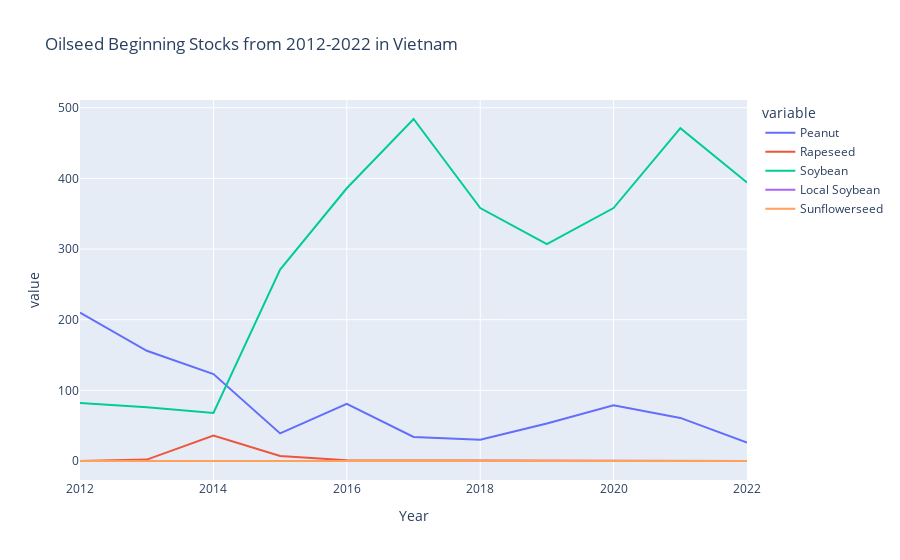

Notebook code cell kept with this figure:
### Markdown cell above
Here we can see all of the available oilseed crops on one graph.

### Code cell
fig2 = px.line(filtered_df, x="Year", y= crop_options,
    title="Oilseed "+ attribute_name + " from 2012-2022 in " + country_name)
fig2

### Figure 1 — Plotly figure (JSON) as saved in the notebook; plotly's stock layout.template omitted (floating-point values rounded to 4 significant figures)
{"data": [{"hovertemplate": "variable=Peanut<br>Year=%{x}<br>value=%{y}<extra></extra>", "legendgroup": "Peanut", "line": {"color": "#636efa", "dash": "solid"}, "marker": {"symbol": "circle"}, "mode": "lines", "name": "Peanut", "orientation": "v", "showlegend": true, "type": "scatter", "x": ["2012-01-01T00:00:00", "2013-01-01T00:00:00", "2014-01-01T00:00:00", "2015-01-01T00:00:00", "2016-01-01T00:00:00", "2017-01-01T00:00:00", "2018-01-01T00:00:00", "2019-01-01T00:00:00", "2020-01-01T00:00:00", "2021-01-01T00:00:00", "2022-01-01T00:00:00"], "xaxis": "x", "y": [210, 156, 123, 39, 81, 34, 30, 53, 79, 61, 26], "yaxis": "y"}, {"hovertemplate": "variable=Rapeseed<br>Year=%{x}<br>value=%{y}<extra></extra>", "legendgroup": "Rapeseed", "line": {"color": "#EF553B", "dash": "solid"}, "marker": {"symbol": "circle"}, "mode": "lines", "name": "Rapeseed", "orientation": "v", "showlegend": true, "type": "scatter", "x": ["2012-01-01T00:00:00", "2013-01-01T00:00:00", "2014-01-01T00:00:00", "2015-01-01T00:00:00", "2016-01-01T00:00:00", "2017-01-01T00:00:00", "2018-01-01T00:00:00", "2019-01-01T00:00:00", "2020-01-01T00:00:00", "2021-01-01T00:00:00", "2022-01-01T00:00:00"], "xaxis": "x", "y": [0, 2, 36, 7, 1, 1, 0, 0, 0, 0, 0], "yaxis": "y"}, {"hovertemplate": "variable=Soybean<br>Year=%{x}<br>value=%{y}<extra></extra>", "legendgroup": "Soybean", "line": {"color": "#00cc96", "dash": "solid"}, "marker": {"symbol": "circle"}, "mode": "lines", "name": "Soybean", "orientation": "v", "showlegend": true, "type": "scatter", "x": ["2012-01-01T00:00:00", "2013-01-01T00:00:00", "2014-01-01T00:00:00", "2015-01-01T00:00:00", "2016-01-01T00:00:00", "2017-01-01T00:00:00", "2018-01-01T00:00:00", "2019-01-01T00:00:00", "2020-01-01T00:00:00", "2021-01-01T00:00:00", "2022-01-01T00:00:00"], "xaxis": "x", "y": [82, 76, 68, 271, 386, 484, 358, 307, 358, 471, 394], "yaxis": "y"}, {"hovertemplate": "variable=Local Soybean<br>Year=%{x}<br>value=%{y}<extra></extra>", "legendgroup": "Local Soybean", "line": {"color": "#ab63fa", "dash": "solid"}, "marker": {"symbol": "circle"}, "mode": "lines", "name": "Local Soybean", "orientation": "v", "showlegend": true, "type": "scatter", "x": ["2012-01-01T00:00:00", "2013-01-01T00:00:00", "2014-01-01T00:00:00", "2015-01-01T00:00:00", "2016-01-01T00:00:00", "2017-01-01T00:00:00", "2018-01-01T00:00:00", "2019-01-01T00:00:00", "2020-01-01T00:00:00", "2021-01-01T00:00:00", "2022-01-01T00:00:00"], "xaxis": "x", "y": [0, 0, 0, 0, 0, 0, 0, 0, 0, 0, 0], "yaxis": "y"}, {"hovertemplate": "variable=Sunflowerseed<br>Year=%{x}<br>value=%{y}<extra></extra>", "legendgroup": "Sunflowerseed", "line": {"color": "#FFA15A", "dash": "solid"}, "marker": {"symbol": "circle"}, "mode": "lines", "name": "Sunflowerseed", "orientation": "v", "showlegend": true, "type": "scatter", "x": ["2012-01-01T00:00:00", "2013-01-01T00:00:00", "2014-01-01T00:00:00", "2015-01-01T00:00:00", "2016-01-01T00:00:00", "2017-01-01T00:00:00", "2018-01-01T00:00:00", "2019-01-01T00:00:00", "2020-01-01T00:00:00", "2021-01-01T00:00:00", "2022-01-01T00:00:00"], "xaxis": "x", "y": [0, 0, 0, 0, 0, 0, 0, 0, 0, 0, 0], "yaxis": "y"}], "layout": {"legend": {"title": {"text": "variable"}, "tracegroupgap": 0}, "title": {"text": "Oilseed Beginning Stocks from 2012-2022 in Vietnam"}, "xaxis": {"anchor": "y", "domain": [0, 1], "title": {"text": "Year"}}, "yaxis": {"anchor": "x", "domain": [0, 1], "title": {"text": "value"}}}}
